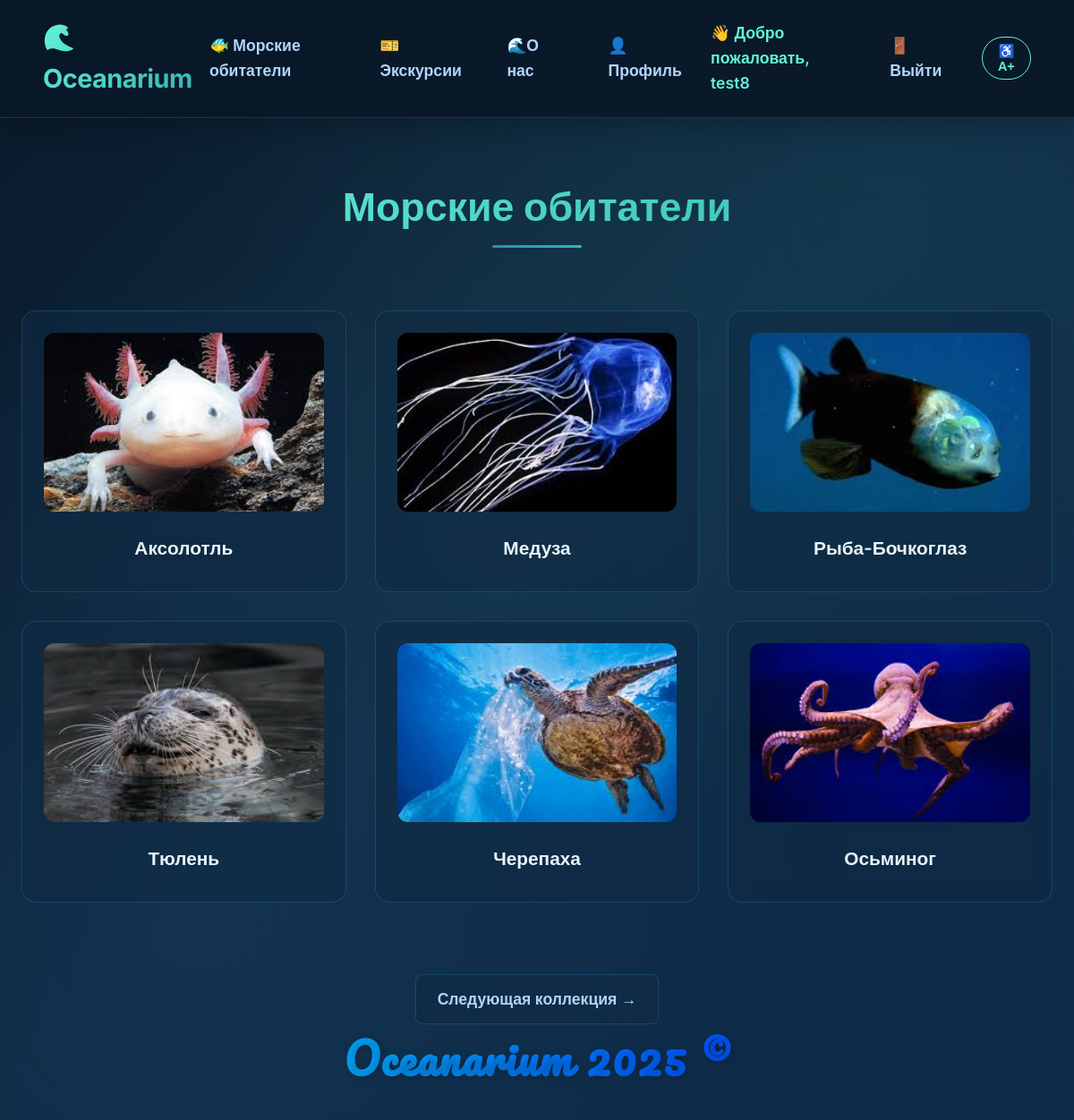
The page / (signed in) on the database its author committed.
### animals/models.py (models this page shows, shortened)
class Animal(models.Model):
    name = models.CharField(max_length=100)
    species = models.CharField(max_length=100)
    description = models.TextField()
    image = models.ImageField(upload_to='animals/')
    habitat = models.CharField(max_length=100, blank=True)
    is_animal_of_the_day = models.BooleanField(default=False)

### animals/views.py (the view)
# urls.py: path('', views.animal_list, name='list'),
def animal_list(request):
    animals = Animal.objects.all()
    paginator = Paginator(animals, 6)
    page_number = request.GET.get('page')
    page_obj = paginator.get_page(page_number)
    return render(request, 'animals/animal_list.html', {'page_obj': page_obj})

### animals/templates/animals/animal_list.html (shortened to what this page needs)
{% extends "base.html" %}
{% block content %}
<h1 class="page-title">Морские обитатели</h1>
<div class="animal-list">
    {% for animal in page_obj %}
        <div class="animal-card" style="opacity: 0; transform: translateY(20px);">
            <a href="{% url 'animals:detail' animal.pk %}" style="text-decoration: none; color: inherit;">
                <img src="{{ animal.image.url }}" alt="{{ animal.name }}">
                <h3>{{ animal.name }}</h3>
            </a>
        </div>
    {% empty %}
        <p>Нет животных для отображения.</p>
    {% endfor %}
</div>
<div class="pagination">
    <a href="{% url 'animals:next_collection' %}" class="btn-next-collection">Следующая коллекция →</a>
</div>
<div class="footer-logo">Oceanarium 2025 ©</div>
{% endblock %}

### templates/base.html (shortened to what this page needs)
<!DOCTYPE html>
<html lang="ru">
<head>
    {% load static %}
    <link rel="stylesheet" href="{% static 'style.css' %}">
</head>
<body>
    <header>
        <div class="logo">🌊 Oceanarium</div>
        <nav>
            <a href="{% url 'animals:list' %}">🐠 Морские обитатели</a>
            <a href="{% url 'bookings:book_tour' %}">🎫 Экскурсии</a>
            <a href="{% url 'about' %}">🌊О нас</a>
                {% if user.is_authenticated %}
                 <a href="{% url 'users:profile' %}">👤Профиль</a>
                <span>👋 Добро пожаловать, {{ user.username }}</span>
                <a href="{% url 'users:logout' %}">🚪 Выйти</a>
            {% else %}
                <a href="{% url 'users:login' %}">🔑 Войти</a>
                <a href="{% url 'users:register' %}">📝 Регистрация</a>
            {% endif %}
            <button
            type="button"
            id="accessibility-toggle"
            class="accessibility-toggle"
            aria-pressed="false"
            title="Режим повышенной доступности (контраст + крупный шрифт)"
        >
            ♿ A+
        </button>
        </nav>
    </header>
    <main>
        {% block content %}{% endblock %}
    </main>
</body>
</html>
</body>
</html>

### static/style.css (style rules this page uses)
* { margin: 0; padding: 0; box-sizing: border-box; }
:root { --primary-dark: #0a1929; --secondary-dark: #102a43; --accent-blue: #2d87c8; --accent-teal: #36b5b0; --accent-light: #64f2d8; --text-primary: #e8f4f8; --text-secondary: #b3d4fc; --glass-bg: rgba(16, 42, 67, 0.6); --glass-border: rgba(45, 135, 200, 0.3); --shadow-glow: 0 0 20px rgba(45, 135, 200, 0.4); }
body { font-family: 'Inter', 'Poppins', sans-serif; background: linear-gradient(135deg, #0a1929 0%, #102a43 50%, #0d2b4a 100%); color: var(--text-primary); min-height: 100vh; line-height: 1.6; overflow-x: hidden; position: relative; }
body::before { content: ''; position: fixed; top: 0; left: 0; width: 100%; height: 100%; background-image: radial-gradient(circle at 20% 80%, rgba(45, 135, 200, 0.1) 0%, transparent 50%), radial-gradient(circle at 80% 20%, rgba(54, 181, 176, 0.1) 0%, transparent 50%), radial-gradient(circle at 40% 40%, rgba(100, 242, 216, 0.05) 0%, transparent 50%); z-index: -2; }
header { background: rgba(10, 25, 41, 0.95); backdrop-filter: blur(20px); border-bottom: 1px solid var(--glass-border); padding: 1.2rem 3rem; display: flex; justify-content: space-between; align-items: center; position: sticky; top: 0; z-index: 1000; box-shadow: 0 4px 30px rgba(0, 0, 0, 0.3); }
header .logo { font-size: 1.8rem; font-weight: 700; background: linear-gradient(135deg, var(--accent-light), var(--accent-teal)); -webkit-background-clip: text; -webkit-text-fill-color: transparent; background-clip: text; letter-spacing: -0.5px; }
header nav { display: flex; align-items: center; gap: 2rem; }
header nav a { color: var(--text-secondary); text-decoration: none; font-weight: 600; font-size: 1.1rem; padding: 0.7rem 1.2rem; border-radius: 8px; transition: all 0.3s ease; position: relative; overflow: hidden; }
header nav a::before { content: ''; position: absolute; bottom: 0; left: 0; width: 0; height: 2px; background: linear-gradient(90deg, var(--accent-light), var(--accent-teal)); transition: width 0.3s ease; }
header nav span { color: var(--accent-light); font-weight: 600; font-size: 1.1rem; }
main { max-width: 1200px; margin: 0 auto; padding: 2rem 1.5rem; animation: contentAppear 0.8s ease-out; }
.animal-list { display: grid; grid-template-columns: repeat(auto-fit, minmax(280px, 1fr)); gap: 2rem; padding: 2rem 0; }
.animal-card { background: var(--glass-bg); backdrop-filter: blur(10px); border: 1px solid var(--glass-border); border-radius: 16px; padding: 1.5rem; cursor: pointer; transition: all 0.4s ease; position: relative; overflow: hidden; transform: translateY(30px); opacity: 0; }
.animal-card::before { content: ''; position: absolute; top: 0; left: -100%; width: 100%; height: 100%; background: linear-gradient(90deg, transparent, rgba(100, 242, 216, 0.1), transparent); transition: left 0.6s ease; }
.animal-card img { width: 100%; height: 200px; object-fit: cover; border-radius: 12px; margin-bottom: 1rem; transition: transform 0.4s ease; }
.animal-card h3 { color: var(--text-primary); font-size: 1.3rem; font-weight: 600; margin-bottom: 0.5rem; text-align: center; }
.pagination { display: flex; justify-content: center; align-items: center; gap: 1rem; margin-top: 3rem; }
.pagination a { padding: 0.8rem 1.5rem; background: var(--glass-bg); border: 1px solid var(--glass-border); border-radius: 8px; color: var(--text-secondary); text-decoration: none; font-weight: 600; font-size: 1.1rem; transition: all 0.3s ease; }
.page-title { text-align: center; font-size: 2.8rem; margin: 2rem 0 3rem; background: linear-gradient(135deg, var(--accent-light), var(--accent-teal)); -webkit-background-clip: text; -webkit-text-fill-color: transparent; background-clip: text; position: relative; }
.page-title::after { content: ''; position: absolute; bottom: -10px; left: 50%; transform: translateX(-50%); width: 100px; height: 3px; background: linear-gradient(90deg, var(--accent-blue), var(--accent-teal)); border-radius: 2px; }
.footer-logo { font-family: 'Pacifico', cursive; font-size: 3rem; font-weight: bold; background: linear-gradient(90deg, #00f2ff, #0055ff, #00ffea, #0055ff); background-size: 200% 200%; -webkit-background-clip: text; -webkit-text-fill-color: transparent; text-shadow: 2px 2px 8px rgba(0,0,0,0.2); letter-spacing: 2px; display: block; text-align: center; margin: 0 auto; animation: gradientShift 5s ease infinite, glow 2s ease-in-out infinite alternate; transition: transform 0.3s ease; }

### rows shown on the page
Animal: image (picture), name "Аксолотль"
Animal: image (picture), name "Медуза"
Animal: image (picture), name "Рыба-Бочкоглаз"
Animal: image (picture), name "Тюлень"
Animal: image (picture), name "Черепаха"
Animal: image (picture), name "Осьминог"

### other values the page prints
{{ user.username }} "test8"
